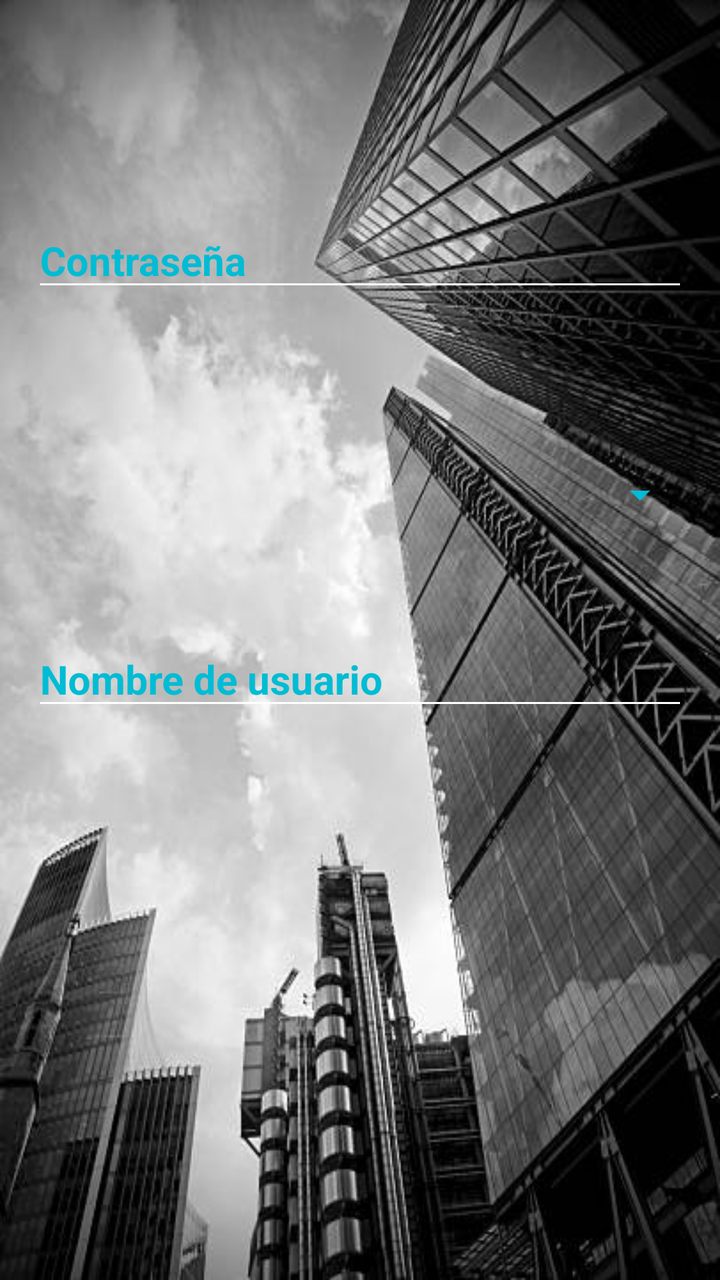
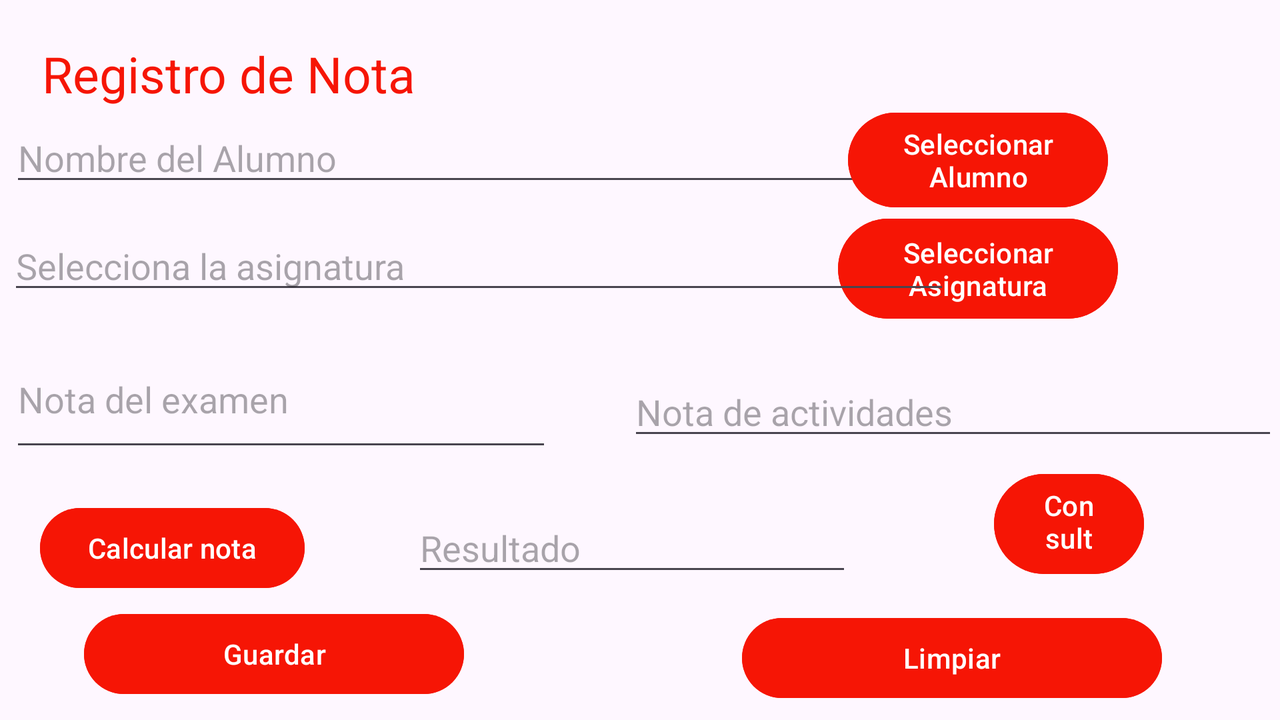

First picture: res/layout/ on a phone held upright. Second picture: the repository's own variant of that layout, on a device whose configuration matches the variant's folder. Source for both follows.
<!-- AndroidManifest.xml: application theme Theme.EvaluacionT1_JF_AG -->
<!-- res/layout/activity_registro_nota.xml -->
<?xml version="1.0" encoding="utf-8"?>
<RelativeLayout xmlns:android="http://schemas.android.com/apk/res/android"
    xmlns:tools="http://schemas.android.com/tools"
    android:layout_width="match_parent"
    android:layout_height="match_parent"
    android:padding="16dp"
    android:background="@drawable/fto_2"
    tools:context=".RegistroNotaActivity">

    <Spinner
        android:id="@+id/spinnerTipoMoneda"
        android:layout_width="match_parent"
        android:layout_height="wrap_content"
        android:layout_below="@id/editTextNombreUsuario"
        android:layout_marginTop="-125dp"
        android:backgroundTint="#00BCD4"
        android:popupBackground="#FFFFFF"
        android:prompt="@string/seleccionar_moneda"
        android:spinnerMode="dropdown"
        android:textColor="#00BCD4"
        android:textColorHint="#00BCD4"
        android:textSize="20sp" />

    <Button
        android:id="@+id/buttonLimpiar"
        android:layout_width="wrap_content"
        android:layout_height="wrap_content"
        android:layout_alignBaseline="@id/buttonGuardar"
        android:layout_marginStart="145dp"
        android:layout_toEndOf="@id/buttonGuardar"
        android:backgroundTint="#00BCD4"
        android:text="Limpiar" />

    <EditText
        android:id="@+id/editTextNombreUsuario"
        android:layout_width="match_parent"
        android:layout_height="wrap_content"
        android:layout_marginTop="300dp"
        android:backgroundTint="#FFFFFF"
        android:hint="Nombre de usuario"
        android:textColor="#00BCD4"
        android:textColorHint="#00BCD4"
        android:textSize="20sp"
        android:textStyle="bold" />

    <Button
        android:id="@+id/buttonGuardar"
        android:layout_width="wrap_content"
        android:layout_height="wrap_content"
        android:layout_below="@id/editTextContraseña"
        android:layout_alignParentStart="true"
        android:layout_marginStart="15dp"
        android:layout_marginTop="542dp"
        android:backgroundTint="#00BCD4"
        android:text="Guardar" />

    <EditText
        android:id="@+id/editTextContraseña"
        android:layout_width="match_parent"
        android:layout_height="wrap_content"
        android:layout_below="@id/spinnerTipoMoneda"
        android:layout_marginTop="-153dp"
        android:layout_marginBottom="16dp"
        android:backgroundTint="#FFFFFF"
        android:hint="Contraseña"
        android:inputType="textPassword"
        android:textColor="#00BCD4"
        android:textColorHint="#00BCD4"
        android:textSize="20sp"
        android:textStyle="bold" />

</RelativeLayout>
<!-- resources referenced by this layout -->
<resources>
  <!-- drawable fto_2: jpg bitmap (drawable, 45381 bytes) -->
  <string name="seleccionar_moneda">Seleccionar Moneda</string>
  <style name="Theme.EvaluacionT1_JF_AG" parent="Base.Theme.EvaluacionT1_JF_AG" />
  <style name="Base.Theme.EvaluacionT1_JF_AG" parent="Theme.Material3.DayNight.NoActionBar">
          
          
      </style>
</resources>
<!-- res/layout-land/activity_registro_nota.xml (the repository's variant of the layout above) -->
<!-- drawn on the phone turned sideways -->
<?xml version="1.0" encoding="utf-8"?>
<RelativeLayout xmlns:android="http://schemas.android.com/apk/res/android"
    xmlns:tools="http://schemas.android.com/tools"
    android:layout_width="match_parent"
    android:layout_height="match_parent"
    tools:context=".RegistroNotaActivity">

    <TextView
        android:id="@+id/textViewTitulo"
        android:layout_width="wrap_content"
        android:layout_height="wrap_content"
        android:layout_alignParentStart="true"
        android:layout_marginStart="21dp"
        android:layout_marginTop="20dp"
        android:text="Registro de Nota"
        android:textColor="@color/colorPrimary"
        android:textSize="25sp"/>

    <EditText
        android:id="@+id/edtAlumno"
        android:layout_width="472dp"
        android:layout_height="wrap_content"
        android:layout_below="@id/textViewTitulo"
        android:layout_alignParentStart="true"
        android:layout_marginStart="5dp"
        android:layout_marginLeft="20dp"
        android:layout_marginTop="3dp"
        android:layout_marginRight="20dp"
        android:layout_marginBottom="10dp"
        android:hint="Nombre del Alumno"
        android:inputType="none" />

    <Button
        android:id="@+id/btnSeleccionarAlumno"
        android:layout_width="130dp"
        android:layout_height="wrap_content"
        android:layout_below="@id/edtAlumno"
        android:layout_alignParentEnd="true"
        android:layout_marginLeft="20dp"
        android:layout_marginTop="-56dp"
        android:layout_marginEnd="86dp"
        android:backgroundTint="@color/colorPrimary"
        android:text="Seleccionar Alumno" />

    <EditText
        android:id="@+id/edtExamen"
        android:layout_width="271dp"
        android:layout_height="65dp"
        android:layout_below="@id/textViewTitulo"
        android:layout_alignParentStart="true"
        android:layout_centerVertical="true"
        android:layout_marginStart="5dp"
        android:layout_marginLeft="20dp"
        android:layout_marginTop="112dp"
        android:layout_marginRight="20dp"
        android:layout_marginBottom="10dp"
        android:hint="Nota del examen"
        android:inputType="none" />

    <EditText
        android:id="@+id/edtActividades"
        android:layout_width="254dp"
        android:layout_height="wrap_content"
        android:layout_below="@id/textViewTitulo"
        android:layout_alignParentStart="true"
        android:layout_alignParentEnd="true"
        android:layout_centerVertical="true"
        android:layout_marginStart="314dp"
        android:layout_marginLeft="20dp"
        android:layout_marginTop="130dp"
        android:layout_marginEnd="1dp"
        android:layout_marginRight="20dp"
        android:layout_marginBottom="10dp"
        android:hint="Nota de actividades"
        android:inputType="none" />

    <Button
        android:id="@+id/btnSeleccionarAsignatura"
        android:layout_width="140dp"
        android:layout_height="58dp"
        android:layout_below="@id/edtAsignatura"
        android:layout_alignParentEnd="true"
        android:layout_marginTop="-57dp"
        android:layout_marginEnd="81dp"
        android:backgroundTint="@color/colorPrimary"
        android:text="Seleccionar Asignatura" />

    <EditText
        android:id="@+id/edtAsignatura"
        android:layout_width="471dp"
        android:layout_height="wrap_content"
        android:layout_below="@id/textViewTitulo"
        android:layout_alignParentStart="true"
        android:layout_marginStart="4dp"
        android:layout_marginLeft="20dp"
        android:layout_marginTop="57dp"
        android:layout_marginRight="20dp"
        android:layout_marginBottom="10dp"
        android:hint="Selecciona la asignatura"
        android:inputType="none" />

    <EditText
        android:id="@+id/edtResultado"
        android:layout_width="220dp"
        android:layout_height="wrap_content"
        android:layout_below="@id/textViewTitulo"
        android:layout_alignParentStart="true"
        android:layout_marginStart="206dp"
        android:layout_marginLeft="20dp"
        android:layout_marginTop="198dp"
        android:layout_marginRight="20dp"
        android:layout_marginBottom="10dp"
        android:hint="Resultado"
        android:inputType="none" />

    <Button
        android:id="@+id/btnConsultar"
        android:layout_width="166dp"
        android:layout_height="58dp"
        android:layout_alignParentStart="true"
        android:layout_alignParentEnd="true"
        android:layout_alignParentBottom="true"
        android:layout_marginStart="497dp"
        android:layout_marginTop="540dp"
        android:layout_marginEnd="68dp"
        android:layout_marginBottom="69dp"
        android:backgroundTint="@color/colorPrimary"
        android:text="Consultar" />

    <Button
        android:id="@+id/btnCalcularNota"
        android:layout_width="wrap_content"
        android:layout_height="wrap_content"
        android:layout_marginLeft="20dp"
        android:layout_marginTop="250dp"
        android:backgroundTint="@color/colorPrimary"
        android:text="Calcular nota" />

    <Button
        android:id="@+id/btnGuardarResultado"
        android:layout_width="281dp"
        android:layout_height="wrap_content"
        android:layout_alignParentStart="true"
        android:layout_alignParentEnd="true"
        android:layout_alignParentBottom="true"
        android:layout_marginStart="42dp"
        android:layout_marginTop="540dp"
        android:layout_marginEnd="408dp"
        android:layout_marginBottom="9dp"
        android:backgroundTint="@color/colorPrimary"
        android:text="Guardar" />

    <Button
        android:id="@+id/btnLimpiarDatos"
        android:layout_width="210dp"
        android:layout_height="wrap_content"
        android:layout_alignParentEnd="true"
        android:layout_alignParentBottom="true"
        android:layout_marginEnd="59dp"
        android:layout_marginBottom="7dp"
        android:backgroundTint="@color/colorPrimary"
        android:text="Limpiar" />


</RelativeLayout>
<!-- resources referenced by the variant -->
<!-- as the phone turned sideways resolves them -->
<resources>
  <color name="colorPrimary">#F61505</color>
  <style name="Theme.EvaluacionT1_JF_AG" parent="Base.Theme.EvaluacionT1_JF_AG" />
  <style name="Base.Theme.EvaluacionT1_JF_AG" parent="Theme.Material3.DayNight.NoActionBar">
          
          
      </style>
</resources>
